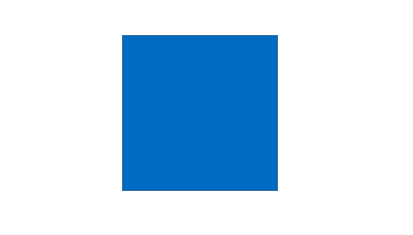
#> input picture blue.png, 413 x 235 px; the run also reads 1 picture not shown here
$ python test2test.py   (older library calls are emulated)
#> lines starting #> are read from the running program, lines starting #| are printed output that depends on the picture; after the words box and inside, x2 and y2 are one past the last pixel; in counts of white or black regions, pixels touching at a corner belong together
#> further down, img is the input picture: shape (235, 413, 3); mean B, G, R 239.7, 217.9, 191.4
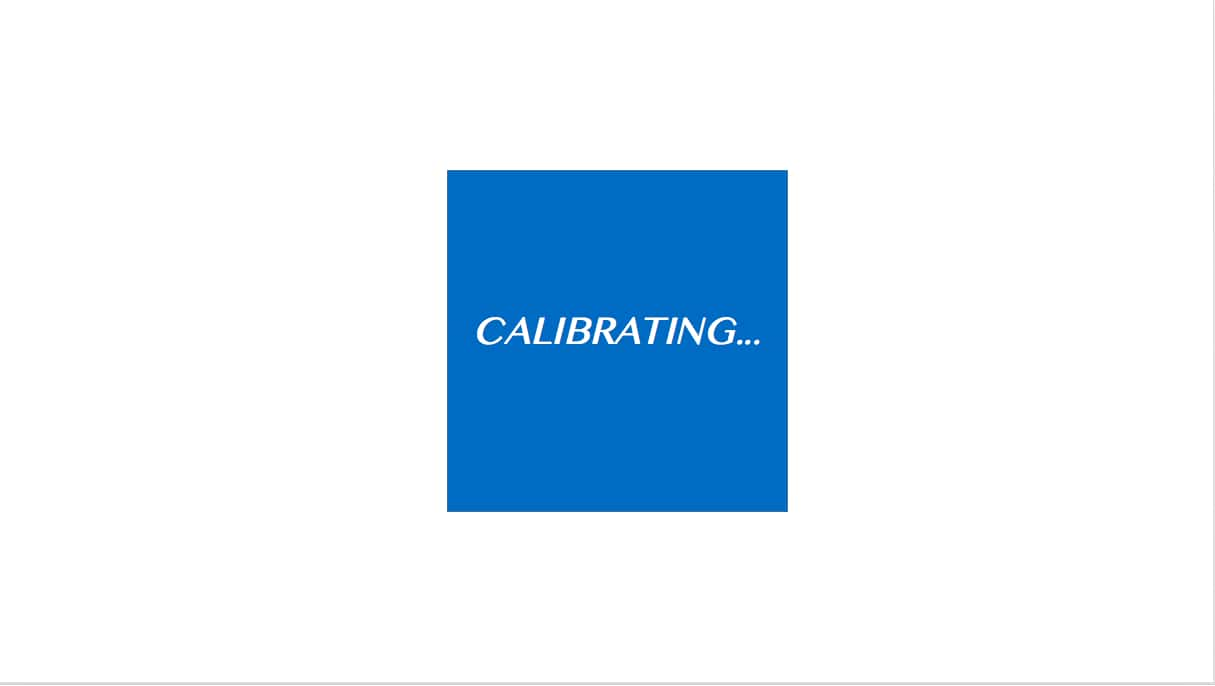
#> input picture calibration.jpg, 1215 x 686 px
#> further down, test is the input picture: shape (686, 1215, 3); mean B, G, R 246.5, 234.8, 220.1
#coding: UTF-8
#include "windows.h"
import cv2
import numpy as np
import time
from operator import itemgetter

#射影変換行列を計算するキャリブレーション用関数
# [35 lines left out: functions calibration, revision, not called in this run]

#ターゲット(黄色)の輪郭を取ってくる関数
def getTarget(image):
    # Convert BGR to HSV and smooth
    hsv = cv2.cvtColor(image, cv2.COLOR_BGR2HSV)
#> hsv: shape (235, 413, 3); mean H, S, V 26.1, 63.4, 239.7
    smooth=cv2.GaussianBlur(hsv,(15,15),0)
#> smooth: shape (235, 413, 3); mean H, S, V 26.1, 63.4, 239.7
    #黄色
    lower_blue = np.array([25,100,85])
    upper_blue = np.array([100,255,255])

    # Threshold the HSV image to get only blue colors
    mask = cv2.inRange(smooth, lower_blue, upper_blue)
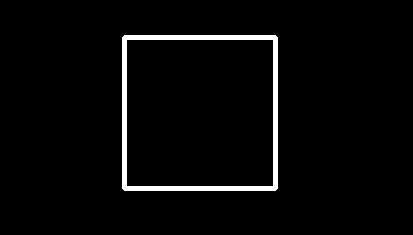
#> mask: shape (235, 413); 3.1% white; 1 white region

    # Bitwise-AND mask and original image(白黒画像の中で，白の部分だけ筒抜けになって映る)
    res = cv2.bitwise_and(image,image, mask= mask)
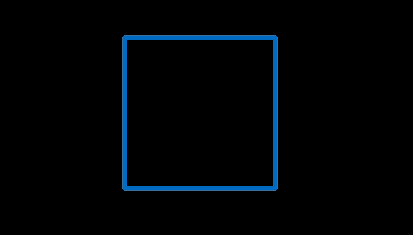
#> res: shape (235, 413, 3); mean B, G, R 5.8, 3.3, 0.4
    image,contours, hierarchy = cv2.findContours(mask, cv2.RETR_TREE, cv2.CHAIN_APPROX_SIMPLE)
#> contours = 2 contours; box (x1, y1, x2, y2) and area: (122, 35, 278, 191) 24017, (126, 39, 274, 187) 21607
    areas = []
    contours.sort(key=cv2.contourArea,reverse=True)
    if  contours:
        cnt = contours[0]
#> cnt = [[124, 35], [122, 37], [122, 188], [124, 190], [275, 190], [277, 188], [277, 37], [275, 35]]
        epsilon = 0.08*cv2.arcLength(cnt,True)
#> epsilon = 49.23
        approx = cv2.approxPolyDP(cnt,epsilon,True)
#> approx = [[124, 35], [122, 188], [275, 190], [277, 37]]
        areas.append(approx)
    else:
        cnt = []
    return areas,res,cnt,

#台形補正用にwebcameraから輪郭をとってくる．
def getBlue(frame):
    # Convert BGR to HSV and smooth
    hsv = cv2.cvtColor(frame, cv2.COLOR_BGR2HSV)
    smooth=cv2.GaussianBlur(hsv,(15,15),0)

    # define range of blue color in HSV　(第1引数を110〜130→90〜140に変更)
    lower_blue = np.array([90,50,50])
    upper_blue = np.array([140,255,255])

    # Threshold the HSV image to get only blue colors
    mask = cv2.inRange(smooth, lower_blue, upper_blue)

    # Bitwise-AND mask and original image(白黒画像の中で，白の部分だけ筒抜けになって映る)
    res = cv2.bitwise_and(frame,frame, mask= mask)
    image,contours, hierarchy = cv2.findContours(mask, cv2.RETR_TREE, cv2.CHAIN_APPROX_SIMPLE)
    areas = []
    contours.sort(key=cv2.contourArea,reverse=True)
    if  contours:
        cnt = contours[0]
        epsilon = 0.08*cv2.arcLength(cnt,True)
        approx = cv2.approxPolyDP(cnt,epsilon,True)
        areas.append(approx)
    else:
        cnt = []
    return areas,res,cnt,

#輪郭の重心を計算
# [45 lines left out: functions center_of_image, clip_image, not called in this run]


#imgに青い輪郭がないものを選ぶとエラーが出る．
#img = cv2.imread("bluerect2.png",1)
img = cv2.imread("blue.png",1)

back = cv2.imread("back.png",1)

test = cv2.imread("calibration.jpg",1)
cv2.namedWindow("img", cv2.WND_PROP_FULLSCREEN)
areas0,res0,_= getTarget(img)
#> areas0 = [[[124, 35], [122, 188], [275, 190], [277, 37]]]
cv2.drawContours(res0, areas0, -1, (0,0,255), 3)
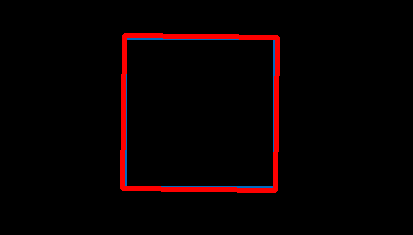
#> res0: shape (235, 413, 3); 3.14% of pixels changed, all inside (x1, y1, x2, y2) = (120, 33, 280, 193)
cv2.imshow("img0",img)

#↓ラズパイ(opencv2)の方でやらないとなぜか動かない(PCはopencv3)
#cv2.setWindowProperty("img", cv2.WND_PROP_FULLSCREEN, cv2.cv.CV_WINDOW_FULLSCREEN)

capture = cv2.VideoCapture(0)

count = 0
l = []
m = []
# isOpenedの代わりにTrueを使うと，frameがemptyのときエラーを吐く
while capture.isOpened():
    ret, frame = capture.read()
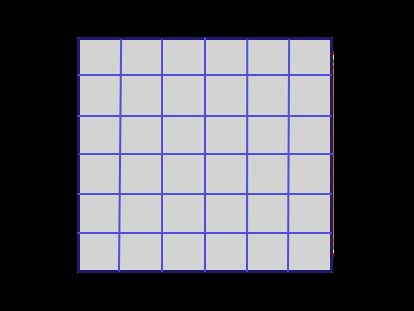
#> input picture sample.png, 414 x 311 px, given in place of the camera
#> frame is the input picture: shape (311, 414, 3); mean B, G, R 97, 90.2, 90.4

    if ret :
        #frameから輪郭をとる
        areas,res,_= getBlue(frame)
#> in getBlue, `hsv = cv2.cvtColor(frame, cv2.COLOR_BGR2HSV)`: hsv: shape (311, 414, 3); mean H, S, V 7.8, 10.8, 97.3
#> in getBlue, `smooth=cv2.GaussianBlur(hsv,(15,15),0)`: smooth: shape (311, 414, 3); mean H, S, V 7.7, 10.8, 97.3
#> in getBlue, `mask = cv2.inRange(smooth, lower_blue, upper_blue)`: mask: shape (311, 414); every value is 0
#> in getBlue, `res = cv2.bitwise_and(frame,frame, mask= mask)`: res: shape (311, 414, 3); every value is 0
#> in getBlue, `image,contours, hierarchy = cv2.findContours(mask, cv2.RETR_TREE, cv2...`: contours = []
#> areas = []
        cv2.imshow("test",test)
#> (the run stopped early here; a loop or call above may not have finished)
